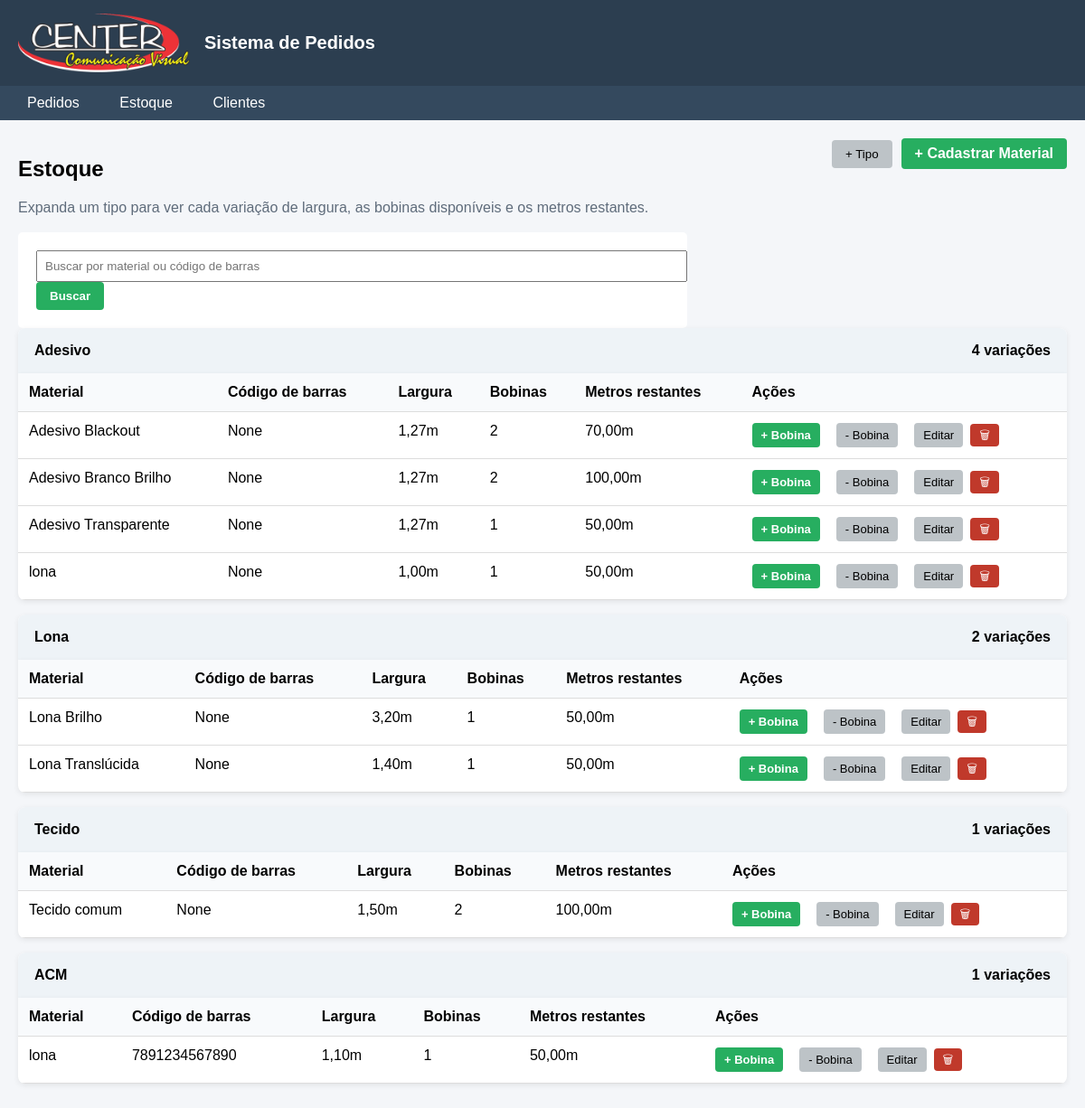
Page /estoque (signed in) on the committed database.
### models/categoria_material.py (models this page shows)
class CategoriaMaterial(db.Model):
    __tablename__ = "categoria_material"
    id = db.Column(db.Integer, primary_key=True)
    nome = db.Column(db.String(50), nullable=False, unique=True)

### models/material.py (models this page shows)
class Material(db.Model):
    __tablename__ = "material"
    id = db.Column(db.Integer, primary_key=True)
    categoria = db.Column(db.String(50), nullable=False)
    nome = db.Column(db.String(120), nullable=False)
    largura_m = db.Column(db.Float, nullable=False)
    codigo_barras = db.Column(db.String(50), nullable=False, unique=True)
    bobinas = db.relationship(
        "BobinaEstoque",
        back_populates="material",
        cascade="all, delete-orphan",
        lazy="select",
    )
    __table_args__ = (
        db.UniqueConstraint("categoria", "nome", "largura_m", name="uq_material_variacao"),
    )
    @property
    def largura_formatada(self):
        return f"{self.largura_m:.2f}".replace(".", ",") + "m"
    @property
    def quantidade_bobinas(self):
        return len(self.bobinas)
    @property
    def metros_disponiveis(self):
        return round(sum(bobina.metros_restantes for bobina in self.bobinas), 2)
    @property
    def metros_disponiveis_formatados(self):
        return f"{self.metros_disponiveis:.2f}".replace(".", ",") + "m"

### controllers/estoque_controller.py (the view)
@estoque_bp.route("/estoque")
@estoque_bp.route("/estoque")
@login_required
def lista_estoque():
    busca = request.args.get("busca", "").strip()
    secoes = construir_secoes_estoque(busca)
    return render_template(
        "estoque/lista.html",
        secoes=secoes,
        busca=busca,
    )

### controllers/auth_required.py (called while the page is built)
def login_required(func):
    @wraps(func)
    def decorated_function(*args, **kwargs):
        if "usuario_id" not in session:
            return redirect(url_for("auth.login"))
        return func(*args, **kwargs)
    return decorated_function

### templates/estoque/lista.html (shortened to what this page needs)
{% extends "base.html" %}
{% block content %}
<link rel="stylesheet" href="{{ url_for('static', filename='css/estoque.css') }}">
<div class="estoque-header">
<div>
<h2>Estoque</h2>
<p class="estoque-subtitle">Expanda um tipo para ver cada variação de largura, as bobinas disponíveis e os metros restantes.</p>
</div>
<div class="estoque-header-actions">
<button type="button" class="btn-sec" id="abrir-novo-tipo">+ Tipo</button>
<a href="/estoque/novo" class="btn">+ Cadastrar Material</a>
</div>
</div>
<form class="busca-estoque" method="get" action="{{ url_for('estoque.lista_estoque') }}">
    <input
        type="text"
        name="busca"
        value="{{ busca }}"
        placeholder="Buscar por material ou código de barras"
        aria-label="Buscar material ou código de barras"
    >
    <button class="btn" type="submit">Buscar</button>
</form>
{% for secao in secoes %}
<details class="estoque-secao" open>
<summary>
<span>{{ secao.categoria }}</span>
<span>{{ secao.itens | length }} variações</span>
</summary>
{% if secao.itens %}
<table class="tabela-estoque">
<thead>
<tr>
<th>Material</th>
<th>Código de barras</th>
<th>Largura</th>
<th>Bobinas</th>
<th>Metros restantes</th>
<th>Ações</th>
</tr>
</thead>
<tbody>
{% for item in secao.itens %}
<tr>
<td>{{ item.nome }}</td>
<td>{{ item.codigo_barras }}</td>
<td>{{ item.largura }}</td>
<td>{{ item.bobinas }}</td>
<td>{{ item.metros_restantes }}</td>
<td>
<div class="acoes-estoque">
<form method="post" action="{{ url_for('estoque.adicionar_unidade', material_id=item.id) }}">
<button class="btn btn-small" type="submit">+ Bobina</button>
</form>
<form method="post" action="{{ url_for('estoque.remover_unidade', material_id=item.id) }}">
<button class="btn-sec btn-small" type="submit">- Bobina</button>
</form>
<button class="btn-sec btn-small" type="button" data-editar-estoque="{{ item.id }}">Editar</button>
<form method="post" action="{{ url_for('estoque.excluir_material', material_id=item.id) }}">
<button class="btn-lixeira btn-small" type="button" data-excluir-material="{{ item.nome }} ({{ item.largura }})" aria-label="Excluir {{ item.nome }} {{ item.largura }}" title="Excluir {{ item.nome }} {{ item.largura }}">🗑</button>
</form>
</div>
</td>
</tr>
{% endfor %}
</tbody>
</table>
{% else %}
<p class="estoque-vazio">Nenhuma variação cadastrada para este tipo.</p>
{% endif %}
</details>
{% endfor %}
{% endblock %}

### templates/base.html (shortened to what this page needs)
<!DOCTYPE html>
<html>
<head>
    <link rel="stylesheet" href="{{ url_for('static', filename='css/lista.css') }}">
</head>
<body>
<div class="header">
    <div class="brand">
        <img class="brand-logo" src="{{ url_for('static', filename='img/center-logo.png') }}" alt="Center Comunicacao Visual">
        <div class="brand-text">Sistema de Pedidos</div>
    </div>
</div>
<div class="menu">
<a href="/pedidos">Pedidos</a>
<a href="/estoque">Estoque</a>
<a href="/clientes">Clientes</a>
</div>
<div class="container">
{% block content %}
{% endblock %}
</div>
</body>
</html>

### static/css/lista.css (style rules this page uses)
body { font-family: Arial; margin:0; background:#f4f6f9; }
.header { background:#2c3e50; color:white; padding:15px 20px; font-size:20px; display:flex; justify-content:space-between; align-items:center; }
.brand { display:flex; align-items:center; gap:16px; }
.brand-logo { width:190px; max-width:42vw; height:auto; display:block; }
.brand-text { font-size:20px; font-weight:bold; }
.menu { background:#34495e; padding:10px 20px; }
.menu a { color:white; margin-right:20px; text-decoration:none; padding:6px 10px; }
.container { padding:20px; }
.btn { background:#27ae60; color:white; border:none; padding:8px 15px; cursor:pointer; border-radius:4px; font-weight:bold; }
table { width:100%; border-collapse:collapse; background:white; box-shadow:0 2px 5px rgba(0,0,0,0.1); }
th, td { padding:10px; border-bottom:1px solid #ddd; text-align:left; }
th { background:#ecf0f1; }
form { background:white; padding:20px; border-radius:5px; max-width:700px; }
h2 { margin-bottom:20px; }
input, select { padding:8px; width:100%; }
.btn-sec { margin-left:10px; padding:6px 10px; }

### static/css/estoque.css (style rules this page uses)
.estoque-header { display:flex; align-items:flex-start; justify-content:space-between; gap:16px; margin-bottom:18px; flex-wrap:wrap; }
.estoque-header-actions { display:flex; gap:10px; align-items:center; flex-wrap:wrap; }
.estoque-subtitle { margin:6px 0 0; color:#5f6c7b; }
.estoque-secao { margin-bottom:16px; background:white; border-radius:8px; box-shadow:0 2px 6px rgba(0,0,0,0.08); overflow:auto; }
.estoque-secao summary { display:flex; justify-content:space-between; align-items:center; padding:16px 18px; cursor:pointer; font-weight:bold; background:#eef3f7; }
.tabela-estoque { width:100%; min-width:760px; border-collapse:collapse; background:white; }
.tabela-estoque th, .tabela-estoque td { padding:12px; border-bottom:1px solid #ddd; text-align:left; vertical-align:top; }
.tabela-estoque th { background:#f8fafc; }
.acoes-estoque { display:flex; gap:8px; flex-wrap:wrap; align-items:center; }
.acoes-estoque form, .editar-estoque-form { background:transparent; padding:0; max-width:none; border-radius:0; }
.btn { background:#27ae60; color:white; padding:8px 15px; text-decoration:none; border-radius:4px; border:none; cursor:pointer; }
.btn-sec { background:#bdc3c7; border:none; padding:8px 15px; border-radius:4px; cursor:pointer; }
.btn-small { padding:6px 10px; font-size:13px; }
.btn-lixeira { background:#c0392b; color:white; border:none; border-radius:4px; cursor:pointer; line-height:1; }

### rows in the picture
CategoriaMaterial: categoria "Adesivo", itens|length "4"
Material: nome "Adesivo Blackout", codigo_barras "None", largura "1,27m", bobinas "2", metros_restantes "70,00m"
Material: nome "Adesivo Branco Brilho", codigo_barras "None", largura "1,27m", bobinas "2", metros_restantes "100,00m"
Material: nome "Adesivo Transparente", codigo_barras "None", largura "1,27m", bobinas "1", metros_restantes "50,00m"
Material: nome "lona", codigo_barras "None", largura "1,00m", bobinas "1", metros_restantes "50,00m"
CategoriaMaterial: categoria "Lona", itens|length "2"
Material: nome "Lona Brilho", codigo_barras "None", largura "3,20m", bobinas "1", metros_restantes "50,00m"
Material: nome "Lona Translúcida", codigo_barras "None", largura "1,40m", bobinas "1", metros_restantes "50,00m"
CategoriaMaterial: categoria "Tecido", itens|length "1"
Material: nome "Tecido comum", codigo_barras "None", largura "1,50m", bobinas "2", metros_restantes "100,00m"
CategoriaMaterial: categoria "ACM", itens|length "1"
Material: nome "lona", codigo_barras "7891234567890", largura "1,10m", bobinas "1", metros_restantes "50,00m"
